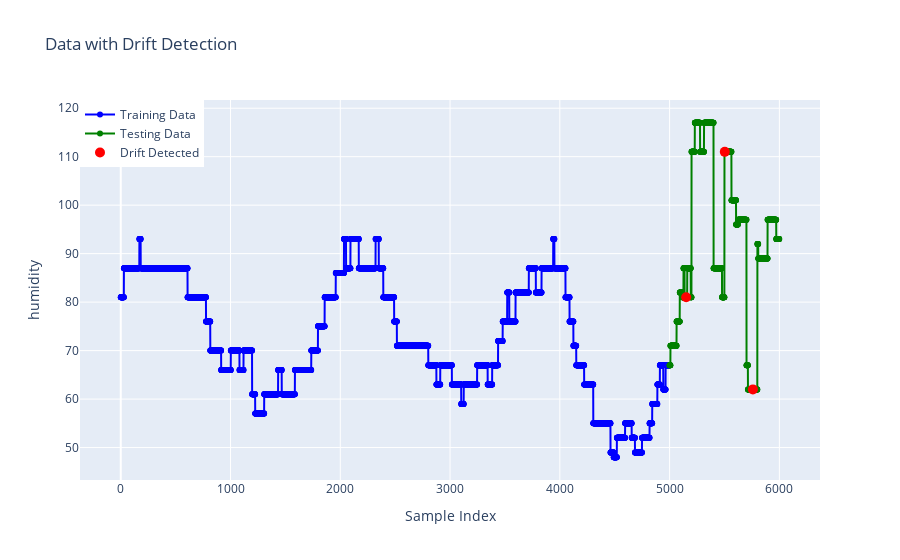

Write notebook code for a chart like this one.
### Code cell
df_periodic = periodic(df_test, feature_name, 200, 200, 300, lambda x: x + 30)
drift_points = detect_drift(feature_name, df_train, df_periodic)
plot_drift(feature_name, df_train, df_periodic, drift_points)

### Figure 1 — Plotly figure (JSON) as saved in the notebook; plotly's stock layout.template omitted (floating-point values rounded to 4 significant figures; data arrays with more than 128 entries replaced by an {"elided": "..."} marker saying what was removed)
{"data": [{"line": {"color": "blue"}, "marker": {"symbol": "circle"}, "mode": "lines+markers", "name": "Training Data", "showlegend": true, "type": "scatter", "x": {"elided": "5000 int values"}, "y": {"elided": "5000 int values"}}, {"line": {"color": "green"}, "marker": {"symbol": "circle"}, "mode": "lines+markers", "name": "Testing Data", "showlegend": true, "type": "scatter", "x": {"elided": "1000 int values"}, "y": {"elided": "1000 int values"}}, {"marker": {"color": "red", "size": 10}, "mode": "markers", "name": "Drift Detected", "showlegend": true, "type": "scatter", "x": [5151, 5503, 5759], "y": [81, 111, 62]}], "layout": {"legend": {"x": 0, "y": 1}, "title": {"text": "Data with Drift Detection"}, "xaxis": {"title": {"text": "Sample Index"}}, "yaxis": {"title": {"text": "humidity"}}}}
